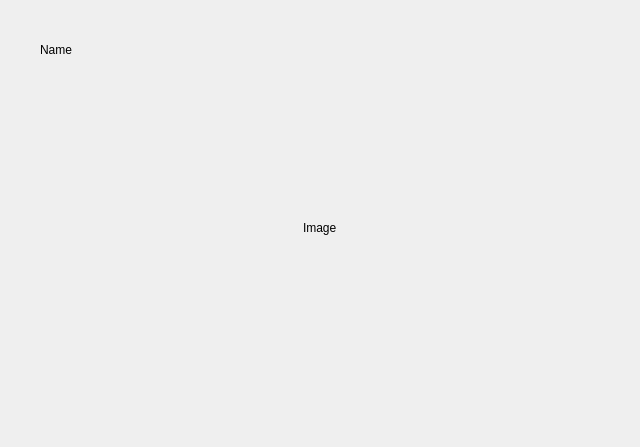
<?xml version="1.0" encoding="UTF-8"?>
<ui version="4.0">
 <class>FrameDeviceShow</class>
 <widget class="QFrame" name="FrameDeviceShow">
  <property name="geometry">
   <rect>
    <x>0</x>
    <y>0</y>
    <width>640</width>
    <height>447</height>
   </rect>
  </property>
  <property name="maximumSize">
   <size>
    <width>16777215</width>
    <height>1000</height>
   </size>
  </property>
  <property name="cursor">
   <cursorShape>ArrowCursor</cursorShape>
  </property>
  <property name="focusPolicy">
   <enum>Qt::FocusPolicy::ClickFocus</enum>
  </property>
  <property name="windowTitle">
   <string notr="true">Frame</string>
  </property>
  <property name="toolTip">
   <string notr="true"/>
  </property>
  <property name="statusTip">
   <string notr="true"/>
  </property>
  <property name="styleSheet">
   <string notr="true">border-radius:32px;</string>
  </property>
  <layout class="QVBoxLayout" name="verticalLayout" stretch="0,1,0">
   <property name="spacing">
    <number>12</number>
   </property>
   <property name="leftMargin">
    <number>0</number>
   </property>
   <property name="topMargin">
    <number>0</number>
   </property>
   <property name="rightMargin">
    <number>0</number>
   </property>
   <property name="bottomMargin">
    <number>50</number>
   </property>
   <item>
    <layout class="QHBoxLayout" name="horizontalLayout_2">
     <property name="leftMargin">
      <number>40</number>
     </property>
     <property name="topMargin">
      <number>40</number>
     </property>
     <property name="bottomMargin">
      <number>40</number>
     </property>
     <item>
      <widget class="QLabel" name="labelDeviceName">
       <property name="minimumSize">
        <size>
         <width>0</width>
         <height>0</height>
        </size>
       </property>
       <property name="maximumSize">
        <size>
         <width>16777215</width>
         <height>400</height>
        </size>
       </property>
       <property name="styleSheet">
        <string notr="true">color: rgb(0, 0, 0);</string>
       </property>
       <property name="text">
        <string notr="true">Name</string>
       </property>
       <property name="alignment">
        <set>Qt::AlignmentFlag::AlignCenter</set>
       </property>
       <property name="margin">
        <number>0</number>
       </property>
      </widget>
     </item>
     <item>
      <spacer name="horizontalSpacer">
       <property name="orientation">
        <enum>Qt::Orientation::Horizontal</enum>
       </property>
       <property name="sizeHint" stdset="0">
        <size>
         <width>40</width>
         <height>20</height>
        </size>
       </property>
      </spacer>
     </item>
    </layout>
   </item>
   <item alignment="Qt::AlignmentFlag::AlignHCenter|Qt::AlignmentFlag::AlignVCenter">
    <widget class="QLabel" name="labelImage">
     <property name="maximumSize">
      <size>
       <width>16777215</width>
       <height>360</height>
      </size>
     </property>
     <property name="cursor">
      <cursorShape>PointingHandCursor</cursorShape>
     </property>
     <property name="styleSheet">
      <string notr="true"/>
     </property>
     <property name="text">
      <string notr="true">Image</string>
     </property>
    </widget>
   </item>
   <item>
    <layout class="QHBoxLayout" name="horizontalLayout">
     <property name="spacing">
      <number>20</number>
     </property>
     <property name="topMargin">
      <number>20</number>
     </property>
     <item>
      <spacer name="horizontalSpacerL">
       <property name="orientation">
        <enum>Qt::Orientation::Horizontal</enum>
       </property>
       <property name="sizeHint" stdset="0">
        <size>
         <width>40</width>
         <height>20</height>
        </size>
       </property>
      </spacer>
     </item>
     <item>
      <widget class="QLabel" name="labelPower">
       <property name="maximumSize">
        <size>
         <width>25</width>
         <height>25</height>
        </size>
       </property>
       <property name="text">
        <string/>
       </property>
       <property name="pixmap">
        <pixmap resource="res.qrc">:/images/dev/batt-full.png</pixmap>
       </property>
       <property name="scaledContents">
        <bool>true</bool>
       </property>
      </widget>
     </item>
     <item>
      <widget class="QLabel" name="labelType">
       <property name="maximumSize">
        <size>
         <width>25</width>
         <height>25</height>
        </size>
       </property>
       <property name="cursor">
        <cursorShape>PointingHandCursor</cursorShape>
       </property>
       <property name="text">
        <string/>
       </property>
       <property name="pixmap">
        <pixmap resource="res.qrc">:/images/dev/usb.png</pixmap>
       </property>
       <property name="scaledContents">
        <bool>true</bool>
       </property>
      </widget>
     </item>
     <item>
      <spacer name="horizontalSpacerR">
       <property name="orientation">
        <enum>Qt::Orientation::Horizontal</enum>
       </property>
       <property name="sizeHint" stdset="0">
        <size>
         <width>40</width>
         <height>20</height>
        </size>
       </property>
      </spacer>
     </item>
    </layout>
   </item>
  </layout>
 </widget>
 <resources>
  <include location="res.qrc"/>
 </resources>
 <connections/>
</ui>
